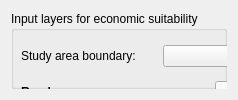
   <widget class="QWidget" name="economic_suitability">
    <layout class="QVBoxLayout" name="verticalLayout_15">
     <item>
      <widget class="QgsCollapsibleGroupBox" name="groupbox_rasters_7">
       <property name="title">
        <string>Input layers for economic suitability</string>
       </property>
       <widget class="QWidget" name="layoutWidget_15">
        <property name="geometry">
         <rect>
          <x>10</x>
          <y>30</y>
          <width>451</width>
          <height>31</height>
         </rect>
        </property>
        <layout class="QGridLayout" name="gridLayout_20">
         <item row="0" column="2">
          <widget class="QCheckBox" name="checkBox_17">
           <property name="text">
            <string>Use only selected features</string>
           </property>
          </widget>
         </item>
         <item row="0" column="0">
          <widget class="QLabel" name="label_78">
           <property name="text">
            <string>Study area boundary: </string>
           </property>
          </widget>
         </item>
         <item row="0" column="1">
          <widget class="QgsMapLayerComboBox" name="mMapLayerComboBox"/>
         </item>
        </layout>
       </widget>
       <widget class="QWidget" name="gridLayoutWidget_9">
        <property name="geometry">
         <rect>
          <x>10</x>
          <y>70</y>
          <width>451</width>
          <height>132</height>
         </rect>
        </property>
        <layout class="QGridLayout" name="gridLayout_5">
         <item row="1" column="2">
          <layout class="QHBoxLayout" name="horizontalLayout_2">
           <item>
            <spacer name="horizontalSpacer">
             <property name="orientation">
              <enum>Qt::Horizontal</enum>
             </property>
             <property name="sizeHint" stdset="0">
              <size>
               <width>40</width>
               <height>20</height>
              </size>
             </property>
            </spacer>
           </item>
           <item>
            <widget class="QgsDoubleSpinBox" name="mQgsDoubleSpinBox_31">
             <property name="sizePolicy">
              <sizepolicy hsizetype="Fixed" vsizetype="Fixed">
               <horstretch>0</horstretch>
               <verstretch>0</verstretch>
              </sizepolicy>
             </property>
             <property name="suffix">
              <string> km</string>
             </property>
            </widget>
           </item>
          </layout>
         </item>
         <item row="3" column="0">
          <widget class="QLabel" name="label_85">
           <property name="text">
            <string>Weight of the road sub-component:</string>
           </property>
          </widget>
         </item>
         <item row="1" column="0">
          <widget class="QLabel" name="label_80">
           <property name="text">
            <string>Min. suitable distance to the road: </string>
           </property>
          </widget>
         </item>
         <item row="0" column="0">
          <widget class="QLabel" name="label_82">
           <property name="font">
            <font>
             <weight>75</weight>
             <bold>true</bold>
            </font>
           </property>
           <property name="text">
            <string>Roads</string>
           </property>
          </widget>
         </item>
         <item row="3" column="2">
          <layout class="QHBoxLayout" name="horizontalLayout_18">
           <item>
            <spacer name="horizontalSpacer_17">
             <property name="orientation">
              <enum>Qt::Horizontal</enum>
             </property>
             <property name="sizeHint" stdset="0">
              <size>
               <width>40</width>
               <height>20</height>
              </size>
             </property>
            </spacer>
           </item>
           <item>
            <widget class="QgsDoubleSpinBox" name="mQgsDoubleSpinBox_33">
             <property name="sizePolicy">
              <sizepolicy hsizetype="Fixed" vsizetype="Fixed">
               <horstretch>0</horstretch>
               <verstretch>0</verstretch>
              </sizepolicy>
             </property>
            </widget>
           </item>
          </layout>
         </item>
         <item row="2" column="0">
          <widget class="QLabel" name="label_84">
           <property name="text">
            <string>Max. suitable distance to the road:</string>
           </property>
          </widget>
         </item>
         <item row="2" column="2">
          <layout class="QHBoxLayout" name="horizontalLayout_17">
           <item>
            <spacer name="horizontalSpacer_16">
             <property name="orientation">
              <enum>Qt::Horizontal</enum>
             </property>
             <property name="sizeHint" stdset="0">
              <size>
               <width>40</width>
               <height>20</height>
              </size>
             </property>
            </spacer>
           </item>
           <item>
            <widget class="QgsDoubleSpinBox" name="mQgsDoubleSpinBox_32">
             <property name="sizePolicy">
              <sizepolicy hsizetype="Fixed" vsizetype="Fixed">
               <horstretch>0</horstretch>
               <verstretch>0</verstretch>
              </sizepolicy>
             </property>
             <property name="suffix">
              <string> km</string>
             </property>
            </widget>
           </item>
          </layout>
         </item>
         <item row="0" column="2">
          <widget class="QgsMapLayerComboBox" name="mMapLayerComboBox_2"/>
         </item>
         <item row="4" column="2">
          <widget class="QComboBox" name="comboBox_4">
           <property name="sizePolicy">
            <sizepolicy hsizetype="Fixed" vsizetype="Fixed">
             <horstretch>0</horstretch>
             <verstretch>0</verstretch>
            </sizepolicy>
           </property>
           <item>
            <property name="text">
             <string>Further away from roads</string>
            </property>
           </item>
           <item>
            <property name="text">
             <string>Closer to roads</string>
            </property>
           </item>
          </widget>
         </item>
         <item row="4" column="0">
          <widget class="QLabel" name="label_88">
           <property name="text">
            <string>Locations that are more suitable: </string>
           </property>
          </widget>
         </item>
        </layout>
       </widget>
       <widget class="QWidget" name="gridLayoutWidget_10">
        <property name="geometry">
         <rect>
          <x>0</x>
          <y>240</y>
          <width>546</width>
          <height>158</height>
         </rect>
        </property>
        <layout class="QGridLayout" name="gridLayout_7">
         <item row="2" column="0">
          <widget class="QLabel" name="label_87">
           <property name="text">
            <string>Max. suitable distance to a waterway:</string>
           </property>
          </widget>
         </item>
         <item row="2" column="2">
          <layout class="QHBoxLayout" name="horizontalLayout_20">
           <item>
            <spacer name="horizontalSpacer_19">
             <property name="orientation">
              <enum>Qt::Horizontal</enum>
             </property>
             <property name="sizeHint" stdset="0">
              <size>
               <width>40</width>
               <height>20</height>
              </size>
             </property>
            </spacer>
           </item>
           <item>
            <widget class="QgsDoubleSpinBox" name="mQgsDoubleSpinBox_35">
             <property name="sizePolicy">
              <sizepolicy hsizetype="Fixed" vsizetype="Fixed">
               <horstretch>0</horstretch>
               <verstretch>0</verstretch>
              </sizepolicy>
             </property>
             <property name="suffix">
              <string> km</string>
             </property>
            </widget>
           </item>
          </layout>
         </item>
         <item row="1" column="0">
          <widget class="QLabel" name="label_81">
           <property name="text">
            <string>Min. suitable distance to a waterway: </string>
           </property>
          </widget>
         </item>
         <item row="1" column="2">
          <layout class="QHBoxLayout" name="horizontalLayout_19">
           <item>
            <spacer name="horizontalSpacer_18">
             <property name="orientation">
              <enum>Qt::Horizontal</enum>
             </property>
             <property name="sizeHint" stdset="0">
              <size>
               <width>40</width>
               <height>20</height>
              </size>
             </property>
            </spacer>
           </item>
           <item>
            <widget class="QgsDoubleSpinBox" name="mQgsDoubleSpinBox_34">
             <property name="sizePolicy">
              <sizepolicy hsizetype="Fixed" vsizetype="Fixed">
               <horstretch>0</horstretch>
               <verstretch>0</verstretch>
              </sizepolicy>
             </property>
             <property name="suffix">
              <string> km</string>
             </property>
            </widget>
           </item>
          </layout>
         </item>
         <item row="3" column="0">
          <widget class="QLabel" name="label_86">
           <property name="text">
            <string>Weight of the waterway sub-component: </string>
           </property>
          </widget>
         </item>
         <item row="4" column="2">
          <widget class="QComboBox" name="comboBox_3">
           <property name="sizePolicy">
            <sizepolicy hsizetype="Fixed" vsizetype="Fixed">
             <horstretch>0</horstretch>
             <verstretch>0</verstretch>
            </sizepolicy>
           </property>
           <item>
            <property name="text">
             <string>Further away from waterways</string>
            </property>
           </item>
           <item>
            <property name="text">
             <string>Closer to waterways</string>
            </property>
           </item>
          </widget>
         </item>
         <item row="4" column="0">
          <widget class="QLabel" name="label">
           <property name="text">
            <string>Locations that are more suitable: </string>
           </property>
          </widget>
         </item>
         <item row="0" column="0">
          <widget class="QLabel" name="label_83">
           <property name="font">
            <font>
             <weight>75</weight>
             <bold>true</bold>
            </font>
           </property>
           <property name="text">
            <string>Waterways</string>
           </property>
          </widget>
         </item>
         <item row="3" column="2">
          <layout class="QHBoxLayout" name="horizontalLayout_21">
           <item>
            <spacer name="horizontalSpacer_20">
             <property name="orientation">
              <enum>Qt::Horizontal</enum>
             </property>
             <property name="sizeHint" stdset="0">
              <size>
               <width>40</width>
               <height>20</height>
              </size>
             </property>
            </spacer>
           </item>
           <item>
            <widget class="QgsDoubleSpinBox" name="mQgsDoubleSpinBox_36">
             <property name="sizePolicy">
              <sizepolicy hsizetype="Fixed" vsizetype="Fixed">
               <horstretch>0</horstretch>
               <verstretch>0</verstretch>
              </sizepolicy>
             </property>
            </widget>
           </item>
          </layout>
         </item>
         <item row="0" column="2">
          <widget class="QgsMapLayerComboBox" name="mMapLayerComboBox_3"/>
         </item>
        </layout>
       </widget>
       <widget class="QgsCollapsibleGroupBox" name="mGroupBox_12">
        <property name="geometry">
         <rect>
          <x>0</x>
          <y>437</y>
          <width>483</width>
          <height>201</height>
         </rect>
        </property>
        <property name="title">
         <string>Output layers</string>
        </property>
        <widget class="QWidget" name="layoutWidget_17">
         <property name="geometry">
          <rect>
           <x>20</x>
           <y>30</y>
           <width>391</width>
           <height>42</height>
          </rect>
         </property>
         <layout class="QHBoxLayout" name="horizontalLayout_22">
          <item>
           <widget class="QLabel" name="label_79">
            <property name="text">
             <string>Save to file: </string>
            </property>
           </widget>
          </item>
          <item>
           <widget class="QgsFileWidget" name="mQgsFileWidget_47">
            <property name="minimumSize">
             <size>
              <width>80</width>
              <height>35</height>
             </size>
            </property>
           </widget>
          </item>
         </layout>
        </widget>
        <widget class="QWidget" name="horizontalLayoutWidget_6">
         <property name="geometry">
          <rect>
           <x>10</x>
           <y>170</y>
           <width>461</width>
           <height>25</height>
          </rect>
         </property>
         <layout class="QHBoxLayout" name="horizontalLayout_23">
          <item>
           <widget class="QProgressBar" name="progressBar_8">
            <property name="value">
             <number>24</number>
            </property>
           </widget>
          </item>
          <item>
           <spacer name="horizontalSpacer_21">
            <property name="orientation">
             <enum>Qt::Horizontal</enum>
            </property>
            <property name="sizeType">
             <enum>QSizePolicy::Fixed</enum>
            </property>
            <property name="sizeHint" stdset="0">
             <size>
              <width>24</width>
              <height>20</height>
             </size>
            </property>
           </spacer>
          </item>
          <item>
           <widget class="QPushButton" name="pushButton_17">
            <property name="text">
             <string>Run</string>
            </property>
           </widget>
          </item>
          <item>
           <widget class="QPushButton" name="pushButton_18">
            <property name="text">
             <string>Close</string>
            </property>
           </widget>
          </item>
         </layout>
        </widget>
       </widget>
      </widget>
     </item>
    </layout>
   </widget>
